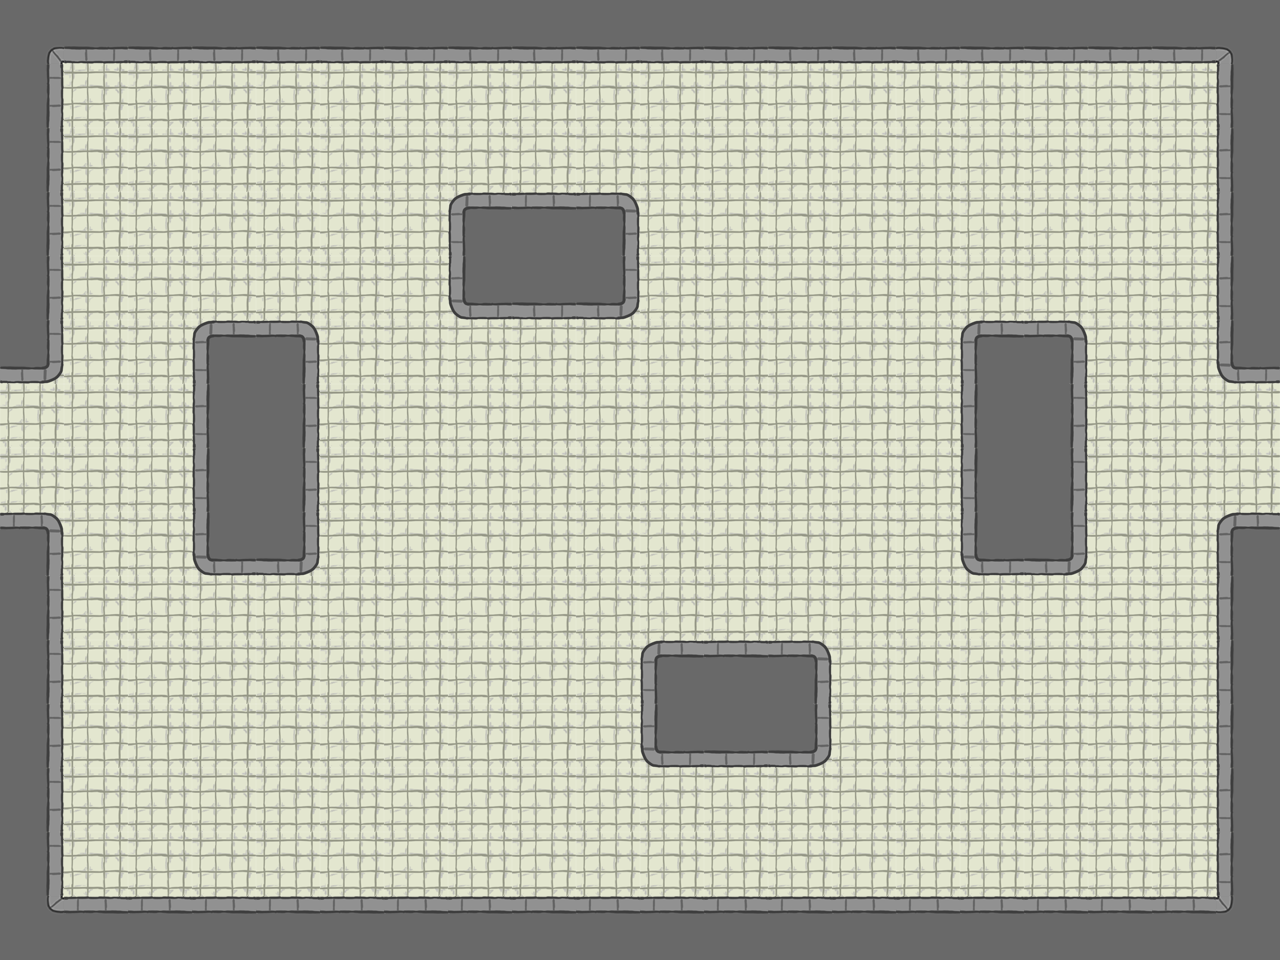

A level layout from a 2D game, rendered from its tile map. Below: a short description, then the map file with tile-grid data replaced by summaries:
An orthogonal 20x15 tile map with 64x64 px tiles, 1 tile layer (Tiles) and 5 objects (3x Turret, 2x Door).

<map version="1.0" orientation="orthogonal" width="20" height="15" tilewidth="64" tileheight="64">
 <tileset firstgid="1" name="tileset" tilewidth="64" tileheight="64">
  <image source="../TileSets/tileset.png" width="384" height="192" />
  <tile id="0">
   <properties>
    <property name="walkCost" value="100" />
   </properties>
  </tile>
  <tile id="1">
   <properties>
    <property name="walkCost" value="100" />
   </properties>
  </tile>
  <tile id="6">
   <properties>
    <property name="walkCost" value="100" />
   </properties>
  </tile>
 </tileset>
 <layer name="Tiles" width="20" height="15">
  <data>[300 cells, 300 non-empty, 13 distinct tile ids]</data>
 </layer>
 <objectgroup name="Objects" width="20" height="15">
  <object name="DoorYellow" type="Door" x="1" y="416" width="64" height="64">
   <properties>
    <property name="direction" value="left" />
    <property name="locked" value="0" />
   </properties>
  </object>
  <object name="Turret1" type="Turret" x="452" y="447" width="64" height="64">
   <properties>
    <property name="endAngle" value="270" />
    <property name="projectileType" value="1" />
    <property name="rateOfFire" value="11" />
    <property name="rateOfRotation" value="2" />
    <property name="rotationsFiring" value="0" />
    <property name="rotationsIdle" value="0" />
    <property name="startAngle" value="-45" />
   </properties>
  </object>
  <object name="DoorYellow" type="Door" x="1213" y="413" width="64" height="64">
   <properties>
    <property name="direction" value="right" />
    <property name="locked" value="0" />
   </properties>
  </object>
  <object name="Turret1" type="Turret" x="644" y="449" width="64" height="64">
   <properties>
    <property name="endAngle" value="0" />
    <property name="projectileType" value="1" />
    <property name="rateOfFire" value="4" />
    <property name="rateOfRotation" value="1" />
    <property name="rotationsFiring" value="1" />
    <property name="rotationsIdle" value="1" />
    <property name="startAngle" value="0" />
   </properties>
  </object>
  <object name="Turret1" type="Turret" x="837" y="448" width="64" height="64">
   <properties>
    <property name="endAngle" value="440" />
    <property name="projectileType" value="1" />
    <property name="rateOfFire" value="11" />
    <property name="rateOfRotation" value="2" />
    <property name="rotationsFiring" value="0" />
    <property name="rotationsIdle" value="0" />
    <property name="startAngle" value="85" />
   </properties>
  </object>
 </objectgroup>
</map>
